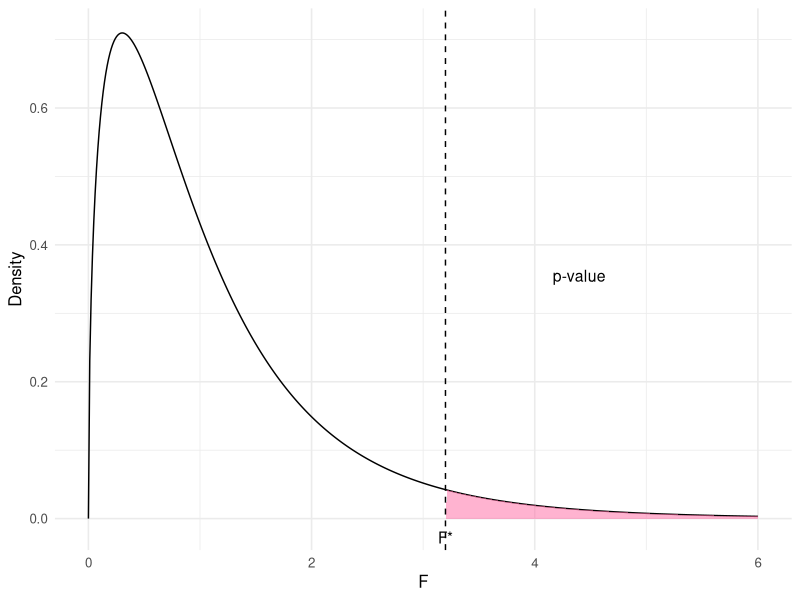
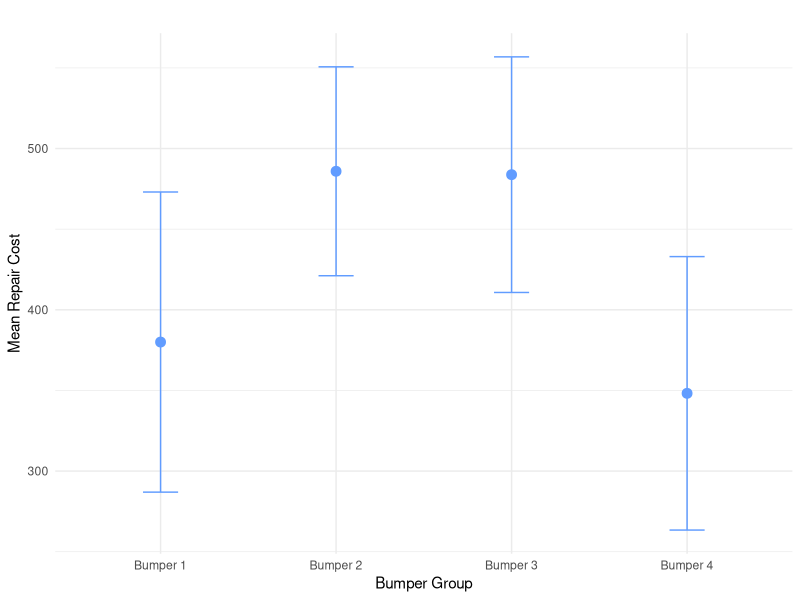
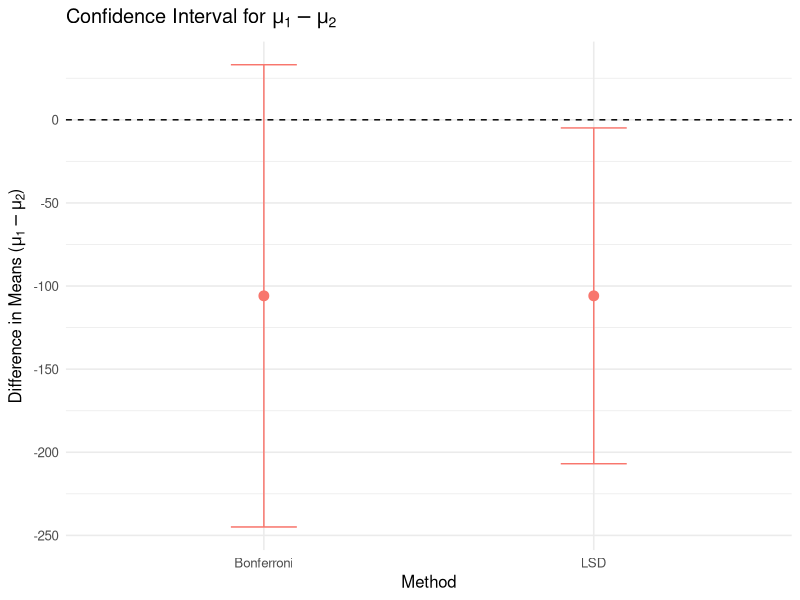
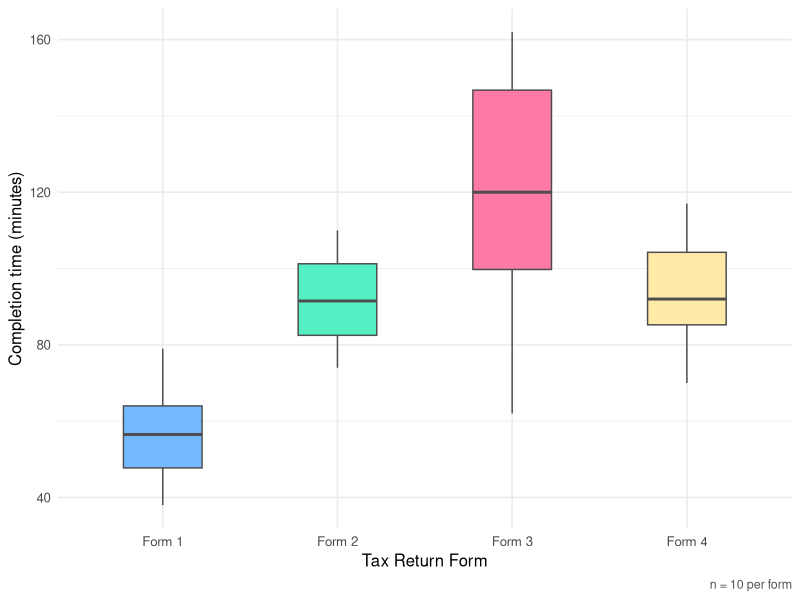
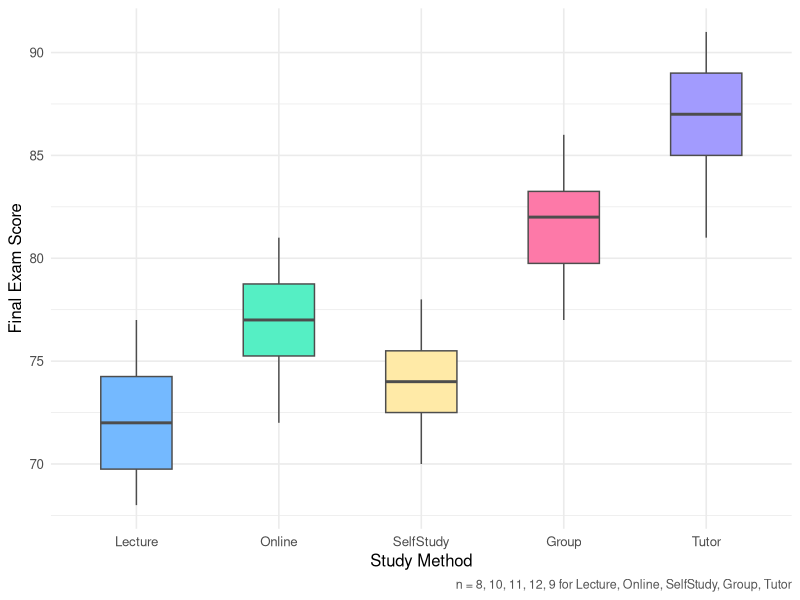

Source code (R) for these figures, in order:
## ---- chunk 1
# Load library
library(ggplot2)

# Parameters
df1 <- 3   # numerator degrees of freedom (k - 1)
df2 <- 20  # denominator degrees of freedom (n - k)
f_star <- 3.2

# Generate F-distribution data
x_vals <- seq(0, 6, length.out = 500)
y_vals <- df(x_vals, df1, df2)
f_data <- data.frame(x = x_vals, y = y_vals)
## ---- chunk 2
# Plot
ggplot(f_data, aes(x, y)) +
  geom_line() +
  geom_area(data = subset(f_data, x > f_star), aes(x, y), fill = "#FF68A1", alpha = 0.5) +
  geom_vline(xintercept = f_star, linetype = "dashed") +
  annotate("text", x = f_star + 1.2, y = max(y_vals) * 0.5, label = "p-value", size = 4) +
  annotate("text", x = f_star, y = -0.01, label = "F*", vjust = 1.5) +
  labs(x = "F", y = "Density") +
  theme_minimal(base_size = 12)
## ---- chunk 3
library(ggplot2)
library(dplyr)

# Create bumper summary manually (or from fav_stats if already available)
bumper_summary <- data.frame(
  Bumper = paste("Bumper", 1:4),
  mean = c(380.0, 485.9, 483.8, 348.2),
  sd = c(130.09313, 90.53968, 102.10866, 118.52688),
  n = c(10, 10, 10, 10)
)

bumper_summary <- bumper_summary %>%
  mutate(
    se = sd / sqrt(n),
    lower = mean - qt(0.975, df = n - 1) * se,
    upper = mean + qt(0.975, df = n - 1) * se
  )

ggplot(bumper_summary, aes(x = Bumper, y = mean)) +
  geom_point(size = 3, color = "#619CFF") +
  geom_errorbar(aes(ymin = lower, ymax = upper), width = 0.2, color = "#619CFF") +
  labs(
    title = "",
    y = "Mean Repair Cost",
    x = "Bumper Group"
  ) +
  theme_minimal()
## ---- chunk 4
library(ggplot2)

# Values for Bumper 1 vs Bumper 2
diff <- 380.0 - 485.9
MSE <- 12399
n <- 10
SE <- sqrt(MSE * (1/n + 1/n))
df <- 36
m <- 6

t_lsd <- qt(1 - 0.025, df)
t_bonf <- qt(1 - 0.05 / (2 * m), df)

CI_lsd <- c(diff - t_lsd * SE, diff + t_lsd * SE)
CI_bonf <- c(diff - t_bonf * SE, diff + t_bonf * SE)

ci_data <- data.frame(
  Method = c("LSD", "Bonferroni"),
  lower = c(CI_lsd[1], CI_bonf[1]),
  upper = c(CI_lsd[2], CI_bonf[2]),
  center = diff
)

ggplot(ci_data, aes(x = Method, y = center)) +
  geom_point(size = 3, color = "#F8766D") +
  geom_errorbar(aes(ymin = lower, ymax = upper), width = 0.2, color = "#F8766D") +
  geom_hline(yintercept = 0, linetype = "dashed", color = "#000000") +
labs(
  title = expression("Confidence Interval for " * mu[1] - mu[2]),
  y = expression("Difference in Means (" * mu[1] - mu[2] * ")"),
  x = "Method"
) +
  theme_minimal(base_size = 12)
## ---- chunk 5
library(ggplot2)
set.seed(258)
times <- c(
  c(45, 58, 72, 38, 61, 53, 79, 46, 65, 55),
  c(82, 99, 74, 110, 88, 102, 79, 95, 107, 84),
  c(98, 148, 75, 162, 109, 143, 62, 155, 105, 131),
  c(78, 93, 106, 70, 117, 86, 99, 91, 113, 85)
)
forms <- rep(c("Form 1","Form 2","Form 3","Form 4"), each = 10)
df_forms <- data.frame(time = times, form = factor(forms))
ggplot(df_forms, aes(x = form, y = time, fill = form)) +
  geom_boxplot(width = 0.45, color = "grey30",
               outlier.shape = 16, outlier.size = 2) +
  scale_fill_manual(values = c("#74b9ff","#55efc4","#fd79a8","#ffeaa7")) +
  labs(x = "Tax Return Form", y = "Completion time (minutes)",
       caption = "n = 10 per form") +
  theme_minimal(base_size = 12) +
  theme(legend.position = "none",
        plot.caption = element_text(color = "#555", size = 9))
## ---- chunk 6
library(ggplot2)
study_method <- data.frame(
  method = factor(c(
    rep("Lecture", 8), rep("Online", 10), rep("Group", 12),
    rep("Tutor", 9), rep("SelfStudy", 11)
  ), levels = c("Lecture","Online","SelfStudy","Group","Tutor")),
  score = c(
    68,71,75,70,74,77,69,73,
    72,78,80,75,77,79,74,81,76,77,
    77,82,84,79,81,83,78,86,80,83,85,82,
    81,88,90,85,87,91,83,89,86,
    70,75,78,72,74,77,71,76,73,75,74
  )
)
ggplot(study_method, aes(x = method, y = score, fill = method)) +
  geom_boxplot(width = 0.5, color = "grey30",
               outlier.shape = 16, outlier.size = 2) +
  scale_fill_manual(values = c("#74b9ff","#55efc4","#ffeaa7","#fd79a8","#a29bfe")) +
  labs(x = "Study Method", y = "Final Exam Score",
       caption = "n = 8, 10, 11, 12, 9 for Lecture, Online, SelfStudy, Group, Tutor") +
  theme_minimal(base_size = 12) +
  theme(legend.position = "none",
        plot.caption = element_text(color = "#555", size = 9))
